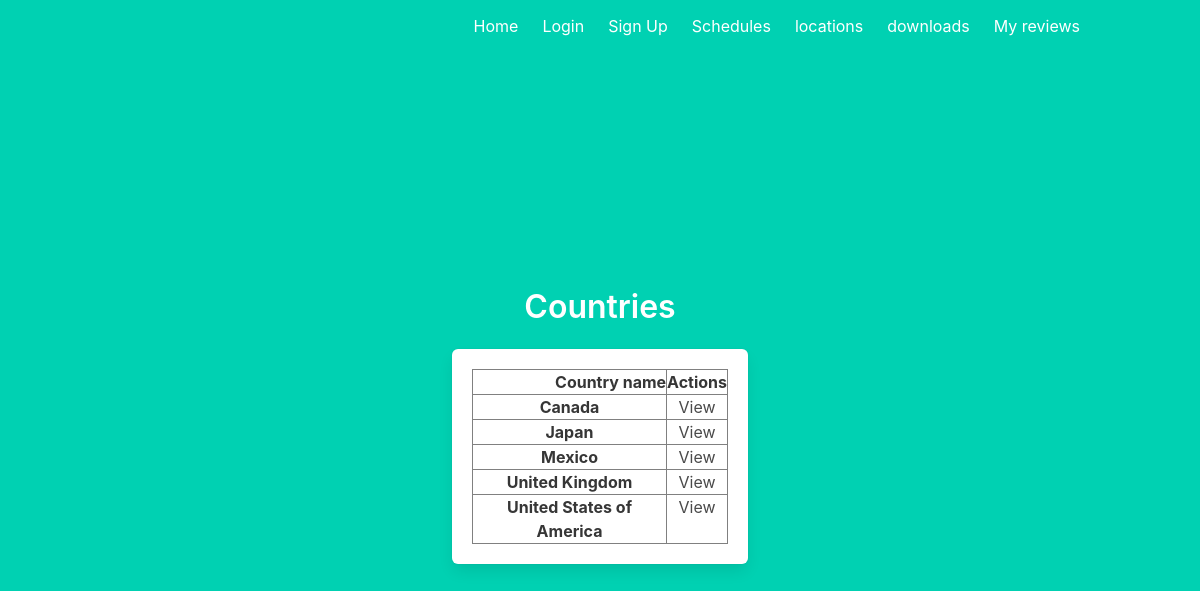
The app's page /locations/countries with its own data.
### models.py (models this page shows)
class Country(db.Model):
    countryName = db.Column(db.String, primary_key = True)
    officialLanguage = db.Column(db.String(100), nullable = False)
    provinces = db.relationship('Province', backref = 'country', lazy = True)
    cities = db.relationship('City', backref = 'country', lazy = True)

### area.py (the view)
@area.route('/locations/countries')
def countries():
    countries = Country.query.order_by(Country.countryName).all()
    return render_template('area/countries.html', countries = countries)

### templates/area/countries.html (shortened to what this page needs)
{% extends "base.html" %}
{% block content %}
<div class="column is-4 is-offset-4">
    <h3 class="title">Countries</h3>
    <div class="box">
        {% if countries%}
            <table border="1" class="dataframe">
                <thead>
                  <tr style="text-align: right;">
                    <th>Country name</th>
                    <th>Actions</th>
                  </tr>
                </thead>
                <tbody>
                    {% for row in countries %}
                        <tr>
                              <th><a>{{row['countryName']}}</a></th>
                              <td><a href="/locations/{{row['countryName']}}/provinces">View</a></td>
                        </tr>
                    {% endfor %}
                </tbody>
              </table>
        {% else %}
            <h3>ok it works</h3>
        {% endif %}
    </div>
</div>
{% endblock %}

### records on screen
Country: countryName "Canada"
Country: countryName "Japan"
Country: countryName "Mexico"
Country: countryName "United Kingdom"
Country: countryName "United States of America"
